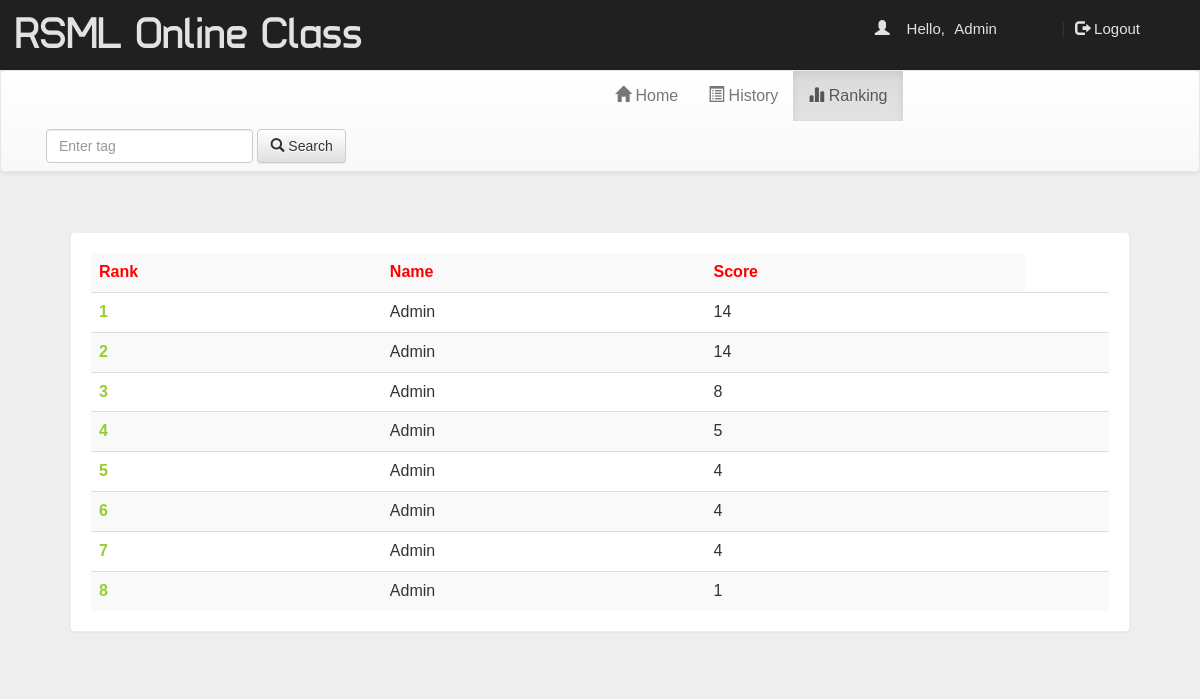
/account.php?q=3 (signed in), run on the app's committed database.
### tables this page shows
CREATE TABLE `rank` (
  `email` varchar(50) NOT NULL,
  `score` int(11) NOT NULL,
  `time` timestamp NOT NULL DEFAULT current_timestamp() ON UPDATE current_timestamp()
);

### account.php (the view, shortened to what this page needs)
<!DOCTYPE html PUBLIC "-//W3C//DTD XHTML 1.0 Transitional//EN" "http://www.w3.org/TR/xhtml1/DTD/xhtml1-transitional.dtd">
<html xmlns="http://www.w3.org/1999/xhtml">
<head>
<link  rel="stylesheet" href="css/bootstrap.min.css"/>
 <link  rel="stylesheet" href="css/bootstrap-theme.min.css"/>
 <link rel="stylesheet" href="css/main.css">
 <link  rel="stylesheet" href="css/font.css">
</head>
<body>
<div class="header">
<div class="row">
<div class="col-lg-6">
<span class="logo">RSML Online Class Examination</span></div>
<div class="col-md-4 col-md-offset-2">
 <?php
 include_once 'dbConnection.php';
  if(!(isset($_SESSION['email']))){
header("location:signnn.php");
}
else
{
$name = $_SESSION['name'];
echo '<span class="pull-right top title1" ><span class="log1"><span class="glyphicon glyphicon-user" aria-hidden="true"></span>&nbsp;&nbsp;&nbsp;&nbsp;Hello,</span> <a href="account.php?q=1" class="log log1">'.$name.'</a>&nbsp;|&nbsp;<a href="logout.php" class="log"><span class="glyphicon glyphicon-log-out" aria-hidden="true"></span>&nbsp;Logout</button></a></span>';
}?>
</div>
</div></div>
<div class="bg">
<nav class="navbar navbar-default title1">
  <div class="container-fluid">
    <div class="collapse navbar-collapse" id="bs-example-navbar-collapse-1">
      <ul class="nav navbar-nav">
        <li <?php if(@$_GET['q']==1) echo'class="active"'; ?> ><a href="account.php?q=1"><span class="glyphicon glyphicon-home" aria-hidden="true"></span>&nbsp;Home<span class="sr-only">(current)</span></a></li>
        <li <?php if(@$_GET['q']==2) echo'class="active"'; ?>><a href="account.php?q=2"><span class="glyphicon glyphicon-list-alt" aria-hidden="true"></span>&nbsp;History</a></li>
		<li <?php if(@$_GET['q']==3) echo'class="active"'; ?>><a href="account.php?q=3"><span class="glyphicon glyphicon-stats" aria-hidden="true"></span>&nbsp;Ranking</a></li></ul>
            <form class="navbar-form navbar-left" role="search">
        <div class="form-group">
          <input type="text" class="form-control" placeholder="Enter tag ">
        </div>
        <button type="submit" class="btn btn-default"><span class="glyphicon glyphicon-search" aria-hidden="true"></span>&nbsp;Search</button>
      </form>
      </div>
  </div>
</nav>
<div class="container">
<div class="row">
<div class="col-md-12">
<?php
if(@$_GET['q']== 3)
{
$q=mysqli_query($con,"SELECT * FROM rank  ORDER BY score DESC " )or die('Error223');
echo  '<div class="panel title">
<table class="table table-striped title1" >
<tr style="color:red"><td><b>Rank</b></td><td><b>Name</b></td><td><b>Score</b></td></tr>';
$c=0;
while($row=mysqli_fetch_array($q) )
{
$s=$row['score'];
$c++;
echo '<tr><td style="color:#99cc32"><b>'.$c.'</b></td><td>'.$name.'</td><td>'.$s.'</td><td>';
}
echo '</table></div>';}
?>
</div></div></div></div>
</body>
</html>

### css/main.css (style rules this page uses)
body { overflow-x: hidden; width: 100%; font: 15px "Century Gothic", "Times Roman", sans-serif; background: #eee; min-height: 550px; background-attachment: fixed; }
.bg { min-height: 540px; }
.panel { border-color: #eee; margin: 40px; padding: 20px; font: 15px "Century Gothic", "Times Roman", sans-serif; }
.title { font-family: "typo"; }
.header { background: #202020; height: 70px; }
.logo { font-family: "typo"; font-size: 45px; color: #e2e2e2; margin: 15px; }
.title1 { font: 16px "Century Gothic", "Times Roman", sans-serif; }
.top { margin-top: 20px; }
.log1 { font: 15px "Ubuntu", sans-serif; color: #e2e2e2; margin-left: 10px; }
.log { margin: 10px; margin-right: 60px; margin-left: 5px; color: #e2e2e2; text-decoration: none; font-size: 20px; font-size: 15px; }

### data on the page
rank: score "14"
rank: score "14"
rank: score "8"
rank: score "5"
rank: score "4"
rank: score "4"
rank: score "4"
rank: score "1"

### other printed values
$name "Admin"
